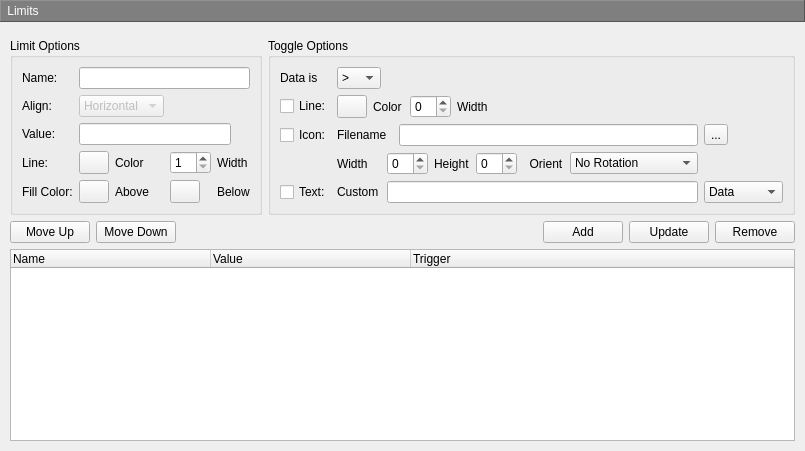
       <widget class="QWidget" name="page_7">
        <layout class="QVBoxLayout" name="verticalLayout_29">
         <property name="leftMargin">
          <number>0</number>
         </property>
         <property name="topMargin">
          <number>0</number>
         </property>
         <property name="rightMargin">
          <number>0</number>
         </property>
         <property name="bottomMargin">
          <number>0</number>
         </property>
         <item>
          <widget class="QLabel" name="label_183">
           <property name="minimumSize">
            <size>
             <width>0</width>
             <height>22</height>
            </size>
           </property>
           <property name="styleSheet">
            <string notr="true">color: rgb(255, 255, 255);
background-color: rgb(127, 127, 127);</string>
           </property>
           <property name="frameShape">
            <enum>QFrame::Panel</enum>
           </property>
           <property name="frameShadow">
            <enum>QFrame::Raised</enum>
           </property>
           <property name="text">
            <string> Limits</string>
           </property>
          </widget>
         </item>
         <item>
          <layout class="QVBoxLayout" name="verticalLayout_28" stretch="0,0,1">
           <property name="leftMargin">
            <number>10</number>
           </property>
           <property name="topMargin">
            <number>10</number>
           </property>
           <property name="rightMargin">
            <number>10</number>
           </property>
           <property name="bottomMargin">
            <number>10</number>
           </property>
           <item>
            <layout class="QHBoxLayout" name="horizontalLayout_22">
             <item>
              <widget class="QGroupBox" name="groupBox_17">
               <property name="title">
                <string>Limit Options</string>
               </property>
               <layout class="QVBoxLayout" name="verticalLayout_26">
                <item>
                 <layout class="QGridLayout" name="gridLayout_29">
                  <item row="0" column="0">
                   <widget class="QLabel" name="label_58">
                    <property name="text">
                     <string>Name:</string>
                    </property>
                   </widget>
                  </item>
                  <item row="0" column="1" colspan="5">
                   <widget class="QLineEdit" name="lineEditLimitName"/>
                  </item>
                  <item row="1" column="0">
                   <widget class="QLabel" name="label_59">
                    <property name="text">
                     <string>Align:</string>
                    </property>
                   </widget>
                  </item>
                  <item row="1" column="1" colspan="2">
                   <widget class="QComboBox" name="comboBoxLimitAlign">
                    <property name="enabled">
                     <bool>false</bool>
                    </property>
                    <item>
                     <property name="text">
                      <string>Horizontal</string>
                     </property>
                    </item>
                   </widget>
                  </item>
                  <item row="2" column="0">
                   <widget class="QLabel" name="label_60">
                    <property name="text">
                     <string>Value:</string>
                    </property>
                   </widget>
                  </item>
                  <item row="2" column="1" colspan="4">
                   <widget class="QLineEdit" name="lineEditLimitValue"/>
                  </item>
                  <item row="3" column="0">
                   <widget class="QLabel" name="label_61">
                    <property name="text">
                     <string>Line:</string>
                    </property>
                   </widget>
                  </item>
                  <item row="3" column="1">
                   <widget class="ColorButton" name="pushButtonLineColor">
                    <property name="maximumSize">
                     <size>
                      <width>30</width>
                      <height>30</height>
                     </size>
                    </property>
                    <property name="text">
                     <string/>
                    </property>
                   </widget>
                  </item>
                  <item row="3" column="2">
                   <widget class="QLabel" name="label_184">
                    <property name="text">
                     <string>Color</string>
                    </property>
                   </widget>
                  </item>
                  <item row="3" column="3">
                   <widget class="QSpinBox" name="spinBoxLimitLineWidth">
                    <property name="minimum">
                     <number>1</number>
                    </property>
                   </widget>
                  </item>
                  <item row="3" column="4" colspan="2">
                   <widget class="QLabel" name="label_63">
                    <property name="text">
                     <string>Width</string>
                    </property>
                   </widget>
                  </item>
                  <item row="4" column="0">
                   <widget class="QLabel" name="label_62">
                    <property name="text">
                     <string>Fill Color:</string>
                    </property>
                   </widget>
                  </item>
                  <item row="4" column="1">
                   <widget class="ColorButton" name="pushButtonLimitFAColor">
                    <property name="maximumSize">
                     <size>
                      <width>30</width>
                      <height>30</height>
                     </size>
                    </property>
                    <property name="text">
                     <string/>
                    </property>
                   </widget>
                  </item>
                  <item row="4" column="2">
                   <widget class="QLabel" name="label_72">
                    <property name="text">
                     <string>Above</string>
                    </property>
                   </widget>
                  </item>
                  <item row="4" column="3">
                   <widget class="ColorButton" name="pushButtonLimitFBColor">
                    <property name="maximumSize">
                     <size>
                      <width>30</width>
                      <height>30</height>
                     </size>
                    </property>
                    <property name="text">
                     <string/>
                    </property>
                   </widget>
                  </item>
                  <item row="4" column="4" colspan="2">
                   <widget class="QLabel" name="label_73">
                    <property name="text">
                     <string>Below</string>
                    </property>
                   </widget>
                  </item>
                 </layout>
                </item>
               </layout>
              </widget>
             </item>
             <item>
              <widget class="QGroupBox" name="groupBox_18">
               <property name="title">
                <string>Toggle Options</string>
               </property>
               <layout class="QVBoxLayout" name="verticalLayout_27">
                <item>
                 <layout class="QGridLayout" name="gridLayout_30">
                  <item row="0" column="0">
                   <widget class="QLabel" name="label_64">
                    <property name="text">
                     <string>Data is</string>
                    </property>
                   </widget>
                  </item>
                  <item row="0" column="1" colspan="2">
                   <widget class="QComboBox" name="comboBox_8">
                    <item>
                     <property name="text">
                      <string>&gt;</string>
                     </property>
                    </item>
                    <item>
                     <property name="text">
                      <string>&lt;</string>
                     </property>
                    </item>
                    <item>
                     <property name="text">
                      <string>==</string>
                     </property>
                    </item>
                    <item>
                     <property name="text">
                      <string>&lt;=</string>
                     </property>
                    </item>
                    <item>
                     <property name="text">
                      <string>&gt;=</string>
                     </property>
                    </item>
                   </widget>
                  </item>
                  <item row="0" column="10" colspan="3">
                   <spacer name="horizontalSpacer_26">
                    <property name="orientation">
                     <enum>Qt::Horizontal</enum>
                    </property>
                    <property name="sizeHint" stdset="0">
                     <size>
                      <width>198</width>
                      <height>20</height>
                     </size>
                    </property>
                   </spacer>
                  </item>
                  <item row="1" column="0">
                   <widget class="QCheckBox" name="checkBox_21">
                    <property name="text">
                     <string>Line:</string>
                    </property>
                   </widget>
                  </item>
                  <item row="1" column="1">
                   <widget class="ColorButton" name="pushButton_39">
                    <property name="maximumSize">
                     <size>
                      <width>30</width>
                      <height>30</height>
                     </size>
                    </property>
                    <property name="text">
                     <string/>
                    </property>
                   </widget>
                  </item>
                  <item row="1" column="2" colspan="3">
                   <widget class="QLabel" name="label_66">
                    <property name="text">
                     <string>Color</string>
                    </property>
                   </widget>
                  </item>
                  <item row="1" column="5" colspan="2">
                   <widget class="QSpinBox" name="spinBox_2"/>
                  </item>
                  <item row="1" column="7" colspan="3">
                   <widget class="QLabel" name="label_67">
                    <property name="text">
                     <string>Width</string>
                    </property>
                   </widget>
                  </item>
                  <item row="1" column="10" colspan="3">
                   <spacer name="horizontalSpacer_27">
                    <property name="orientation">
                     <enum>Qt::Horizontal</enum>
                    </property>
                    <property name="sizeHint" stdset="0">
                     <size>
                      <width>198</width>
                      <height>20</height>
                     </size>
                    </property>
                   </spacer>
                  </item>
                  <item row="2" column="0">
                   <widget class="QCheckBox" name="checkBox_22">
                    <property name="text">
                     <string>Icon:</string>
                    </property>
                   </widget>
                  </item>
                  <item row="2" column="1" colspan="3">
                   <widget class="QLabel" name="label_68">
                    <property name="text">
                     <string>Filename</string>
                    </property>
                   </widget>
                  </item>
                  <item row="2" column="4" colspan="8">
                   <widget class="QLineEdit" name="lineEdit_40">
                    <property name="text">
                     <string/>
                    </property>
                   </widget>
                  </item>
                  <item row="2" column="12">
                   <widget class="QToolButton" name="toolButton_2">
                    <property name="text">
                     <string>...</string>
                    </property>
                   </widget>
                  </item>
                  <item row="3" column="1" colspan="2">
                   <widget class="QLabel" name="label_185">
                    <property name="text">
                     <string>Width</string>
                    </property>
                   </widget>
                  </item>
                  <item row="3" column="3" colspan="3">
                   <widget class="QSpinBox" name="spinBox_3"/>
                  </item>
                  <item row="3" column="6" colspan="2">
                   <widget class="QLabel" name="label_69">
                    <property name="text">
                     <string>Height</string>
                    </property>
                   </widget>
                  </item>
                  <item row="3" column="8">
                   <widget class="QSpinBox" name="spinBox_4"/>
                  </item>
                  <item row="3" column="9" colspan="2">
                   <widget class="QLabel" name="label_71">
                    <property name="text">
                     <string>  Orient</string>
                    </property>
                   </widget>
                  </item>
                  <item row="3" column="11">
                   <widget class="QComboBox" name="comboBox_9">
                    <item>
                     <property name="text">
                      <string>No Rotation</string>
                     </property>
                    </item>
                    <item>
                     <property name="text">
                      <string>90 Degrees CW</string>
                     </property>
                    </item>
                    <item>
                     <property name="text">
                      <string>180 Degrees CW</string>
                     </property>
                    </item>
                    <item>
                     <property name="text">
                      <string>270  Degrees CW</string>
                     </property>
                    </item>
                    <item>
                     <property name="text">
                      <string>Follow Yaw</string>
                     </property>
                    </item>
                    <item>
                     <property name="text">
                      <string>Follow Pitch</string>
                     </property>
                    </item>
                    <item>
                     <property name="text">
                      <string>Follow Roll</string>
                     </property>
                    </item>
                    <item>
                     <property name="text">
                      <string>Follow Course</string>
                     </property>
                    </item>
                    <item>
                     <property name="text">
                      <string>Follow F.P.Angle</string>
                     </property>
                    </item>
                   </widget>
                  </item>
                  <item row="4" column="0">
                   <widget class="QCheckBox" name="checkBox_23">
                    <property name="text">
                     <string>Text:</string>
                    </property>
                   </widget>
                  </item>
                  <item row="4" column="1" colspan="2">
                   <widget class="QLabel" name="label_186">
                    <property name="text">
                     <string>Custom</string>
                    </property>
                   </widget>
                  </item>
                  <item row="4" column="3" colspan="9">
                   <widget class="QLineEdit" name="lineEdit_41"/>
                  </item>
                  <item row="4" column="12">
                   <widget class="QComboBox" name="comboBox_10">
                    <item>
                     <property name="text">
                      <string>Data</string>
                     </property>
                    </item>
                    <item>
                     <property name="text">
                      <string>Time</string>
                     </property>
                    </item>
                    <item>
                     <property name="text">
                      <string>Scenario</string>
                     </property>
                    </item>
                    <item>
                     <property name="text">
                      <string>System</string>
                     </property>
                    </item>
                   </widget>
                  </item>
                  <item row="0" column="3" colspan="7">
                   <widget class="QLabel" name="label_65">
                    <property name="text">
                     <string/>
                    </property>
                   </widget>
                  </item>
                 </layout>
                </item>
               </layout>
              </widget>
             </item>
            </layout>
           </item>
           <item>
            <layout class="QHBoxLayout" name="horizontalLayout_55">
             <item>
              <widget class="QPushButton" name="pushButton_40">
               <property name="text">
                <string>Move Up</string>
               </property>
              </widget>
             </item>
             <item>
              <widget class="QPushButton" name="pushButton_41">
               <property name="text">
                <string>Move Down</string>
               </property>
              </widget>
             </item>
             <item>
              <spacer name="horizontalSpacer_30">
               <property name="orientation">
                <enum>Qt::Horizontal</enum>
               </property>
               <property name="sizeHint" stdset="0">
                <size>
                 <width>40</width>
                 <height>20</height>
                </size>
               </property>
              </spacer>
             </item>
             <item>
              <widget class="QPushButton" name="pushButtonLimitAdd">
               <property name="text">
                <string>Add</string>
               </property>
              </widget>
             </item>
             <item>
              <widget class="QPushButton" name="pushButtonLimitUpdate">
               <property name="text">
                <string>Update</string>
               </property>
              </widget>
             </item>
             <item>
              <widget class="QPushButton" name="pushButtonLimitRemove">
               <property name="text">
                <string>Remove</string>
               </property>
              </widget>
             </item>
            </layout>
           </item>
           <item>
            <widget class="QTreeWidget" name="treeWidgetLimit">
             <attribute name="headerDefaultSectionSize">
              <number>200</number>
             </attribute>
             <column>
              <property name="text">
               <string>Name</string>
              </property>
             </column>
             <column>
              <property name="text">
               <string>Value</string>
              </property>
             </column>
             <column>
              <property name="text">
               <string>Trigger</string>
              </property>
             </column>
             <column>
              <property name="text">
               <string/>
              </property>
             </column>
            </widget>
           </item>
          </layout>
         </item>
        </layout>
       </widget>
